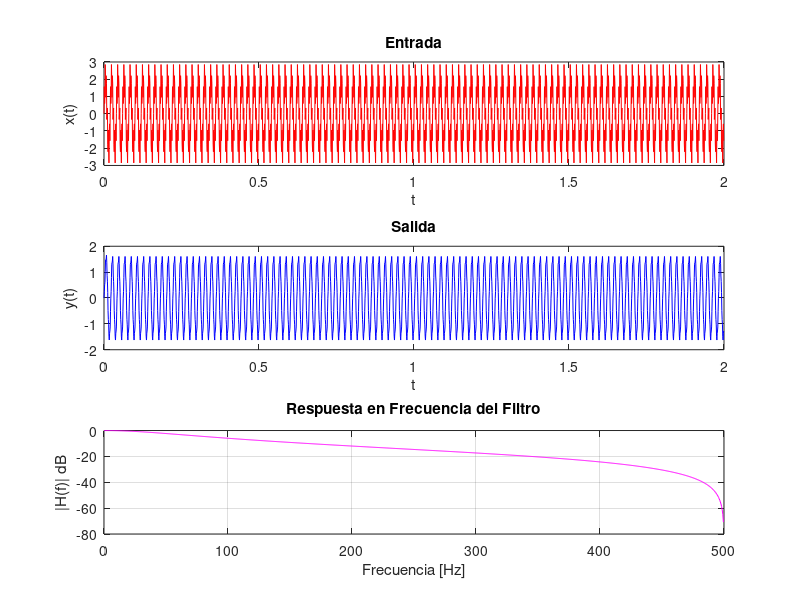

The MATLAB script that drew this image:
%ejercicio 2 g4

%% 1) escribo mis datos
fp = 60;
fs = 1000;
T=1/fs; %perido

N = 2000;
t = (0:N-1)/fs; %vector t
x = 2 * sin(2*pi*50*t) + sin(2*pi*300*t); %entrada


%% 2) Calculo mis valores
%Calculo el valor RC sabiendo que fp=1/(2piRC)
RC = 1/(2*pi*fp);

%elijo a mano R y C
R = 10*1000; %10K Omh
C = RC/R;

%% 3)Filtro analogico
num = [1];
den = [RC 1];

Hs = tf(num,den);

%% 4) Discretizacion
Hz = c2d(Hs,T,'tustin')

[b,a] = tfdata(Hz,'v')

% Respuesta en frecuencia
[H,f] = freqz(b,a,1024,fs);

%% 5) Calculo la salida real del sistema
y = filter(b,a,x);

%% 6) grafico
figure
subplot(3,1,1);
    plot(t,x,'r');
    xlabel('t');ylabel('x(t)');title('Entrada');

subplot(3,1,2);
    plot(t,y,'b');
    xlabel('t');ylabel('y(t)');title('Salida');
    
subplot(3,1,3);
    plot(f,20*log10(abs(H)),'m')
    grid on
    xlabel('Frecuencia [Hz]'); ylabel('|H(f)| dB'); title('Respuesta en Frecuencia del Filtro');
